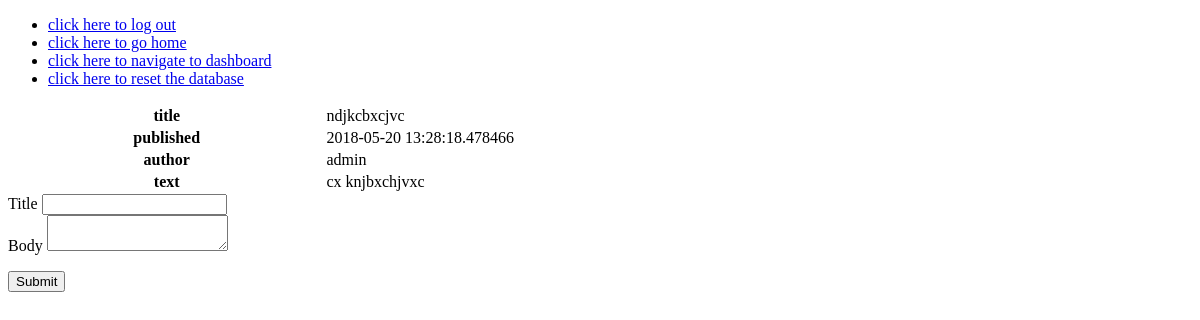
/edit/1 (signed in), run on an earlier commit of the app's database.
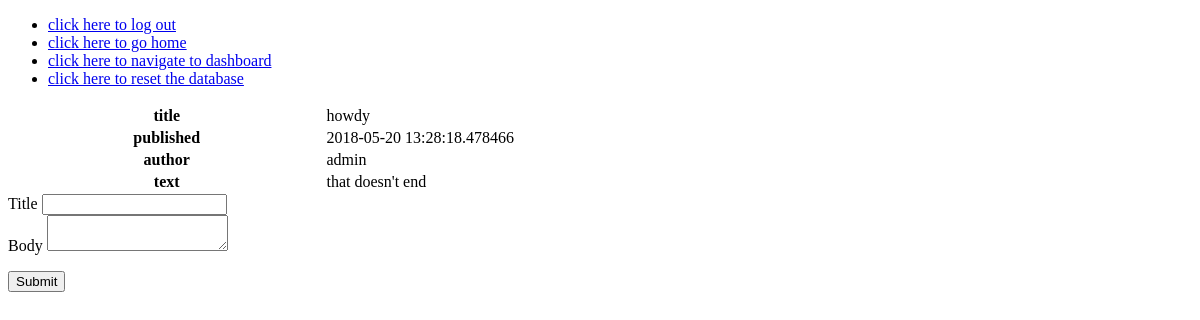
And on a later commit of the database.
### tables this page shows
CREATE TABLE post(
id INTEGER PRIMARY KEY AUTOINCREMENT,
title VARCHAR(100),
published TEXT,
author VARCHAR(100),
text VARCHAR(200000)
);

### app.py (the view, shortened to what this page needs)
@app.route('/edit/<id>', methods=['POST', 'GET'])
def edit(id):
    if 'username' not in session:
        return redirect(url_for('login'))
    con = sqlite3.connect('my_blog.db')
    cur = con.cursor()
    post = con.cursor().execute('SELECT title, id, published, author, text FROM post WHERE id=?', id).fetchone()
    return render_template('edit.html', my_form=EditEntryForm(), post=post)

### app.py
class EditEntryForm(Form):
    title = StringField(u'Title', [validators.length(max=200)])
    body = TextAreaField(u'Body', [validators.length(max=200000)])

### templates/edit.html (shortened to what this page needs)
<!DOCTYPE html>
<html lang="en">
<head>
</head>
<body>
{% include 'nav.html' %}
<table style="width:100%">
    <tr>
        <th>title</th>
        <td>{{ post[0] }}</td>
    </tr>
    <tr>
        <th>published</th>
        <td>{{ post[2] }}</td>
    </tr>
    <tr>
        <th>author</th>
        <td>{{ post[3] }}</td>
    </tr>
    <tr>
        <th>text</th>
        <td>{{ post[4] }}</td>
    </tr>
</table>
<form method="post">
    <div>
        {{ my_form.title.label }} {{ my_form.title }}
    </div>
    <div>
        {{ my_form.body.label }} {{ my_form.body }}
    </div>
    <p><input type=submit></p>
</form>
</body>
</html>

What changed in the data, as far as the page shows it:
changed post "admin": title "ndjkcbxcjvc" → "howdy"; text "cx knjbxchjvxc" → "that doesn't end"
